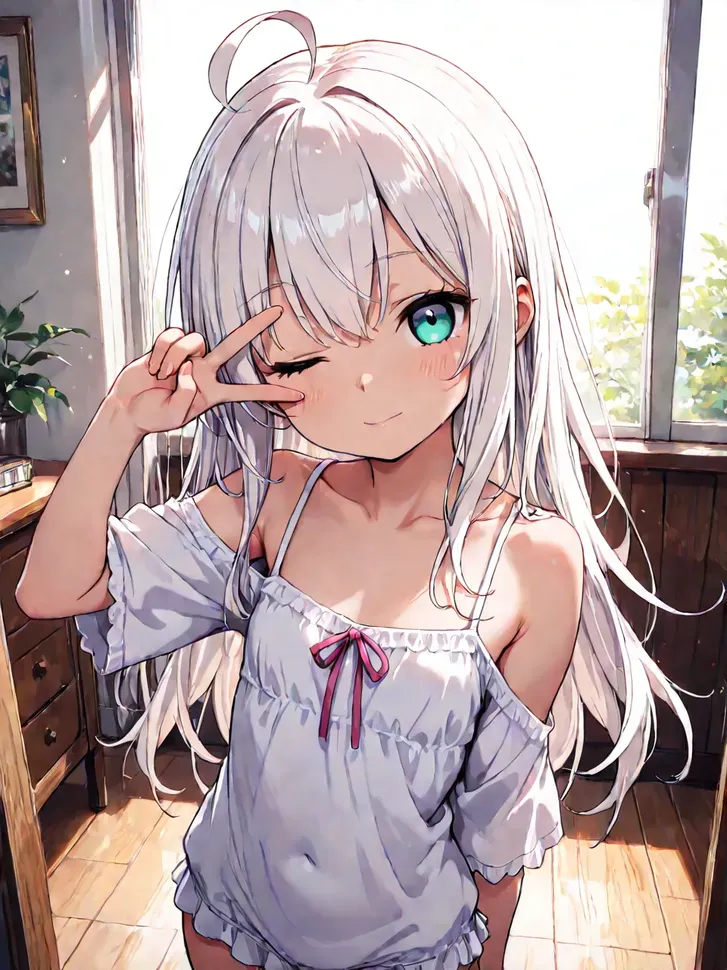
#> input picture data/images/a1b2c3d4e5f67890abcdef1234567890.webp, 727 x 970 px, shrunk from 960 x 1280 before the run; its folder holds 3 pictures in this run
$ python replace_images_with_placeholders.py
#> lines starting #> are read from the running program, lines starting #| are printed output that depends on the picture
from __future__ import annotations

import argparse
import os
import re
from pathlib import Path

from PIL import Image, ImageDraw, ImageFont


IMAGE_EXTENSIONS = {".png", ".jpg", ".jpeg", ".webp", ".bmp", ".gif", ".tif", ".tiff"}


def find_font_path() -> str | None:
    candidates = [
        "C:\\Windows\\Fonts\\arial.ttf",
        "C:\\Windows\\Fonts\\segoeui.ttf",
        "C:\\Windows\\Fonts\\tahoma.ttf",
        "/usr/share/fonts/truetype/dejavu/DejaVuSans.ttf",
        "/Library/Fonts/Arial.ttf",
        "DejaVuSans.ttf",
        "arial.ttf",
        "segoeui.ttf",
    ]
    for candidate in candidates:
        if os.path.isabs(candidate) and not os.path.exists(candidate):
            continue
        try:
            ImageFont.truetype(candidate, size=12)
            return candidate
        except Exception:
            continue
    return None


def measure_text(draw: ImageDraw.ImageDraw, text: str, font: ImageFont.ImageFont) -> tuple[int, int]:
    bbox = draw.textbbox((0, 0), text, font=font)
    return bbox[2] - bbox[0], bbox[3] - bbox[1]


def wrap_text(text: str, font: ImageFont.ImageFont, max_width: int, draw: ImageDraw.ImageDraw) -> list[str]:
    if not text:
        return [""]
    if measure_text(draw, text, font)[0] <= max_width:
        return [text]
    lines: list[str] = []
    current = ""
    for ch in text:
        candidate = current + ch
        if measure_text(draw, candidate, font)[0] <= max_width or not current:
            current = candidate
        else:
            lines.append(current)
            current = ch
    if current:
        lines.append(current)
    return lines


def choose_font_and_lines(
    text: str,
    width: int,
    height: int,
    font_path: str | None,
    draw: ImageDraw.ImageDraw,
) -> tuple[ImageFont.ImageFont, list[str]]:
    padding = max(8, int(min(width, height) * 0.05))
    max_width = max(1, width - padding * 2)
    max_height = max(1, height - padding * 2)

    if not font_path:
        font = ImageFont.load_default()
        lines = wrap_text(text, font, max_width, draw)
        return font, lines

    max_size = max(12, int(min(width, height) * 0.2))
    min_size = 10
    for size in range(max_size, min_size - 1, -1):
        font = ImageFont.truetype(font_path, size=size)
        lines = wrap_text(text, font, max_width, draw)
        line_spacing = max(2, int(size * 0.2))
        total_height = 0
        max_line_width = 0
        for line in lines:
            line_width, line_height = measure_text(draw, line, font)
            max_line_width = max(max_line_width, line_width)
            total_height += line_height
        total_height += line_spacing * (len(lines) - 1)
        if max_line_width <= max_width and total_height <= max_height:
            return font, lines

    font = ImageFont.truetype(font_path, size=min_size)
    lines = wrap_text(text, font, max_width, draw)
    return font, lines


def replace_image(path: Path, font_path: str | None) -> None:
#> called with font_path = 'C:\\Windows\\Fonts\\arial.ttf'
    try:
        with Image.open(path) as img:
#> img is the input picture: PIL image 727x970 RGB; mean R, G, B 183.4, 164.1, 164
            width, height = img.size
#> width = 727; height = 970
            image_format = img.format
#> image_format = 'WEBP'
    except Exception as exc:
        print(f"Skip {path}: {exc}")
        return

    placeholder = Image.new("RGB", (width, height), "white")
#> placeholder: PIL image 727x970 RGB; every value is 255
    draw = ImageDraw.Draw(placeholder)
    text = path.name

    font, lines = choose_font_and_lines(text, width, height, font_path, draw)
#> lines = ['a1b2c3d', '4e5f678', '90abcde', 'f123456', '7890.we', 'bp']
    line_spacing = max(2, int(getattr(font, "size", 12) * 0.2))
#> line_spacing = 29

    line_sizes = [measure_text(draw, line, font) for line in lines]
#> line_sizes = [(629, 112), (602, 112), (626, 112), (605, 112), (623, 110), (184, 140)]
    total_height = sum(h for _, h in line_sizes) + line_spacing * (len(lines) - 1)
#> total_height = 843
    start_y = (height - total_height) / 2
#> start_y = 63.5

    current_y = start_y
#> current_y = 63.5
    for line, (line_width, line_height) in zip(lines, line_sizes):
        x = (width - line_width) / 2
        draw.text((x, current_y), line, fill="black", font=font)
        current_y += line_height + line_spacing
#> this loop made 6 passes
#> (line, line_width, line_height, x, current_y) on passes 1 to 6: ('a1b2c3d', 629, 112, 49, 204.5), ('4e5f678', 602, 112, 62.5, 345.5), ('90abcde', 626, 112, 50.5, 486.5), ('f123456', 605, 112, 61, 627.5), ('7890.we', 623, 110, 52, 766.5), ('bp', 184, 140, 271.5, 935.5)
#> after the loop, current_y = 935.5

    save_kwargs = {}
    if image_format:
        save_kwargs["format"] = image_format
    try:
        placeholder.save(path, **save_kwargs)
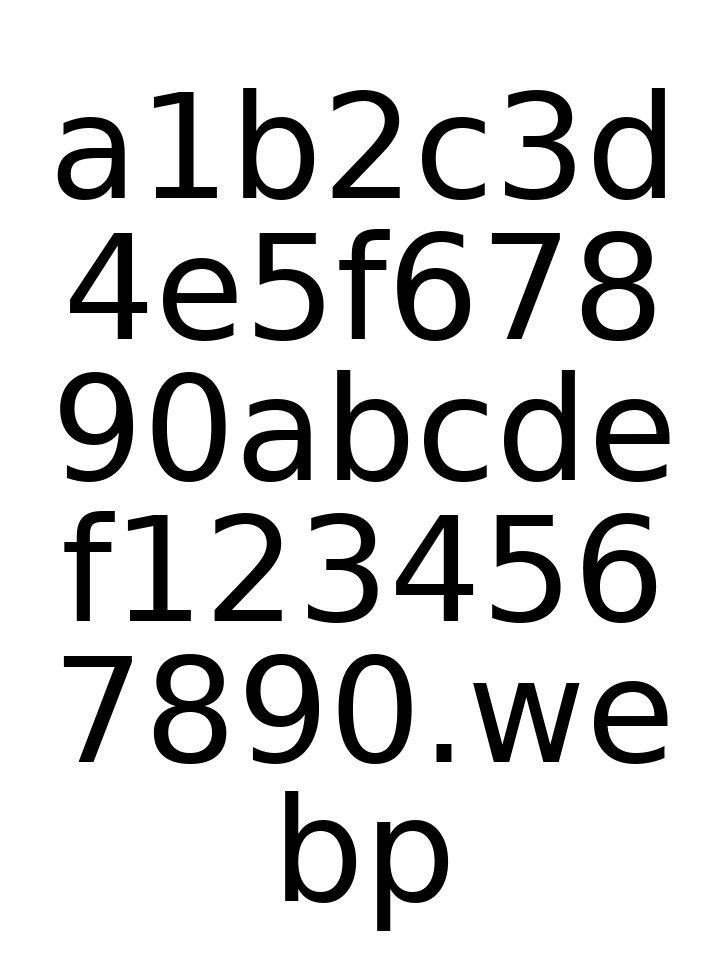
#> saved as a1b2c3d4e5f67890abcdef1234567890.webp: PIL image 727x970 RGB; min 0, max 255, mean 216.6
#> pass 3 of the loop in main, `for path in images:`:
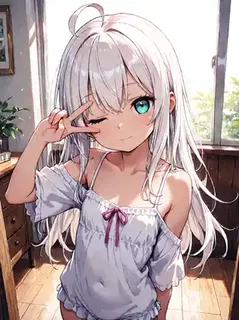
#> input picture data/images/a1b2c3d4e5f67890abcdef1234567890_low.webp, 239 x 320 px, shrunk from 316 x 422 before the run
#> in replace_image, img is the input picture: PIL image 239x320 RGB; mean R, G, B 182.9, 164.2, 163.8
#> placeholder: PIL image 239x320 RGB; every value is 255
#> in replace_image (call 3), `font, lines = choose_font_and_lines(text, width, height, font_path, dr..`: lines = ['a1b2c3d', '4e5f678', '90abcde', 'f123456', '7890_lo', 'w.webp']
#> in replace_image (call 3), `line_spacing = max(2, int(getattr(font, "size", 12) * 0.2))`: line_spacing = 9
#> line_sizes = [(204, 37), (195, 37), (203, 37), (196, 37), (185, 47), (176, 46)]
#> in replace_image (call 3), `total_height = sum(h for _, h in line_sizes) + line_spacing * (len(lin..`: total_height = 286
#> start_y = 17
#> the loop in replace_image (call 3), `for line, (line_width, line_height) in zip(lines, line_sizes):` made 6 passes
#> (line, line_width, line_height, x, current_y) on passes 1 to 6: ('a1b2c3d', 204, 37, 17.5, 63), ('4e5f678', 195, 37, 22, 109), ('90abcde', 203, 37, 18, 155), ('f123456', 196, 37, 21.5, 201), ('7890_lo', 185, 47, 27, 257), ('w.webp', 176, 46, 31.5, 312)
#> after the loop in replace_image (call 3), `for line, (line_width, line_height) in zip(lines, line_sizes):`: current_y = 312
#> in replace_image (call 3), `placeholder.save(path, **save_kwargs)`:
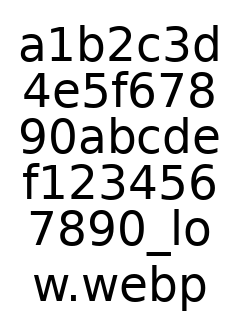
#> saved as a1b2c3d4e5f67890abcdef1234567890_low.webp: PIL image 239x320 RGB; min 0, max 255, mean 213
    except Exception:
        placeholder.save(path)


def iter_images(root: Path) -> list[Path]:
    return [p for p in root.rglob("*") if p.is_file() and p.suffix.lower() in IMAGE_EXTENSIONS]


def main() -> int:
    parser = argparse.ArgumentParser(
        description="Replace images with white placeholders labeled by filename."
    )
    parser.add_argument(
        "--images-dir",
        type=Path,
        default=None,
        help="Override images directory (default: data/images under project root).",
    )
    args = parser.parse_args()

    script_root = Path(__file__).resolve().parents[1]
    images_dir = args.images_dir or (script_root / "data" / "images")
    if not images_dir.exists():
        print(f"Images directory not found: {images_dir}")
        return 1

    font_path = find_font_path()
    images = iter_images(images_dir)
    if not images:
        print(f"No images found under: {images_dir}")
        return 0

    for path in images:
        replace_image(path, font_path)
    print(f"Replaced {len(images)} image(s) under: {images_dir}")
    return 0


if __name__ == "__main__":
    raise SystemExit(main())
#> (the program exits here)
